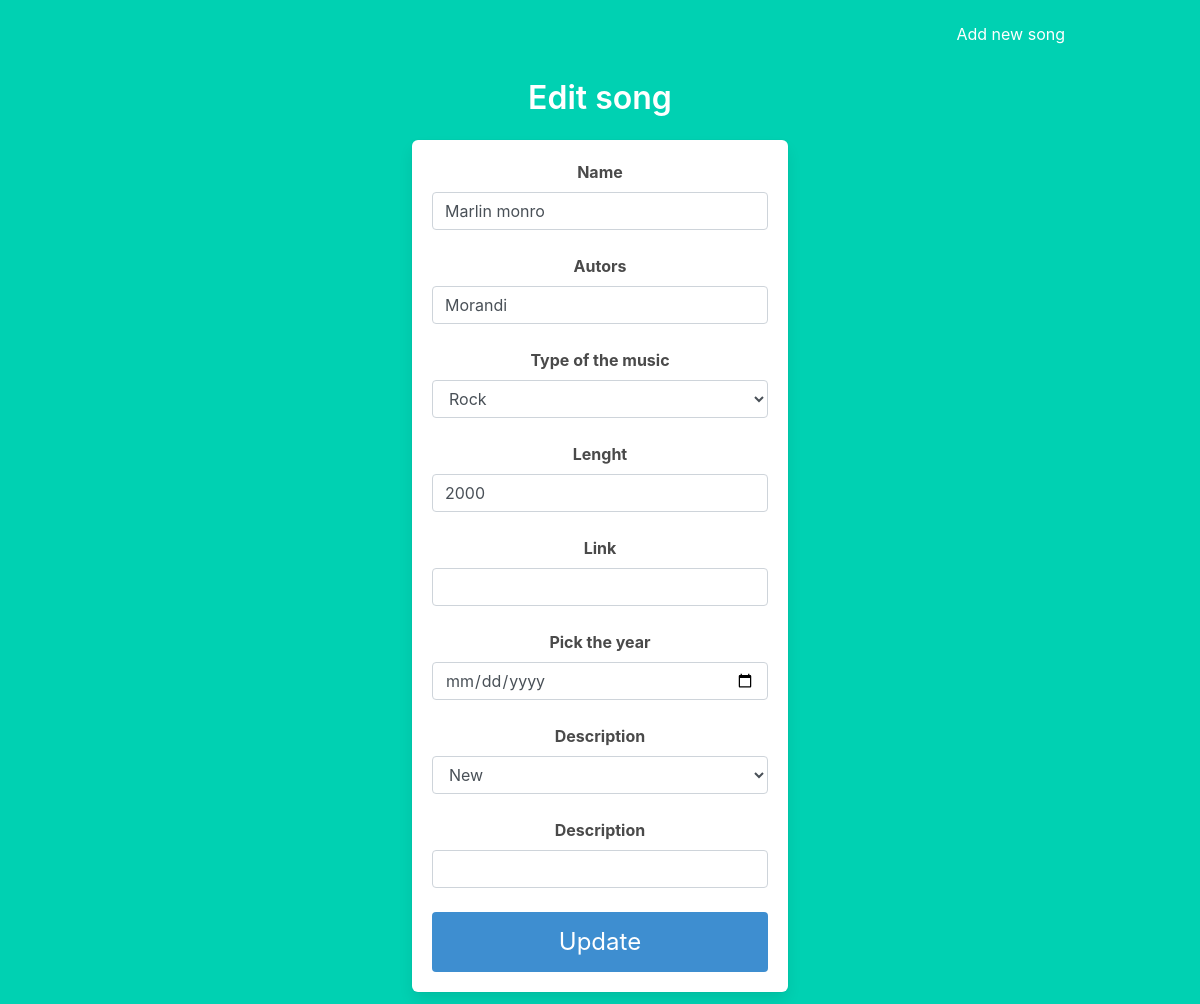
Screenshot of /edit/1 with the database file from the repository.
### app/models.py (models this page shows, shortened)
class Car(db.Model):
    __tablename__ = 'car'
    id = db.Column(db.Integer, primary_key=True)
    license_plate = db.Column(db.String(140))
    brand = db.Column(db.String(140))
    condition_id = db.Column(db.String(140))
    on_go = db.Column(db.Integer, db.ForeignKey('condition.id'))
    price = db.Column(db.String(64))
    link = db.Column(db.String(64))
    description = db.Column(db.String(640))
    prod_date = db.Column(db.DateTime)

### app/views.py (the view)
@app.route('/edit/<int:id>', methods=['GET', 'POST'])
def edit_car(id):
    available_cond = db.session.query(Condition).all()
    cond_list = [(i.id, i.name) for i in available_cond]
    form = EditSong()
    form.condition.choices = cond_list
    car = Car.query.filter_by(id=id).first()
    if form.validate_on_submit():
        car.license_plate = form.license_plate.data
        car.brand = form.brand.data
        car.condition_id = form.condition.data
        car.on_go = form.on_go.data
        car.price = form.price.data
        car.link = form.link.data
        car.description = form.description.data
        car.prod_date = form.prod_date.data
        flash("Post edited successfully")
        db.session.commit()
        redirect(url_for('main'))
    elif request.method == 'GET':
        form.license_plate.data = car.license_plate
        form.brand.data = car.brand
        form.condition.data = car.condition
        form.on_go.data = car.on_go
        form.link.data = car.link
        form.price.data = car.price
        form.description.data =car.description
    return render_template('edit_song.html', form=form, id=id)

### app/forms.py (shortened to what this page needs)
class EditSong(FlaskForm):
    license_plate = StringField('Name', validators=[DataRequired()])
    brand = StringField('Autors', validators=[DataRequired()])
    condition = SelectField('Description', coerce=int, validators=[InputRequired()])
    on_go = SelectField('Type of the music', choices=[('Rock', 'Rock'), ('Pop', 'Pop'), ('Funk', 'Funk')])
    price = StringField('Lenght', validators=[DataRequired()])
    link = StringField('Link', validators=[DataRequired()])
    description = StringField('Description', validators=[DataRequired()])
    prod_date = DateField('Pick the year', format='%Y-%m-%d')
    submit = SubmitField('Update')

### app/templates/edit_song.html (shortened to what this page needs)
{% extends "base.html" %}
{% block content %}
<div class="column is-4 is-offset-4">
    <div class="text-center">
        <h3 class="title">Edit song</h3>
        <div class="box">
        {% from "_render_field.html" import render_field %}
        <form action="{{url_for('edit_car', id=id)}}" method="post" novalidate>
            {{ render_field(form.license_plate) }}
            {{ render_field(form.brand) }}
            {{ render_field(form.on_go) }}
            {{ render_field(form.price) }}
            {{ render_field(form.link) }}
            {{ render_field(form.prod_date) }}
            {{ render_field(form.condition) }}
            {{ render_field(form.description) }}
            <p>{{ form.submit(class='button is-block is-info is-large is-fullwidth') }}</p>
        </form>
        </div>
    </div>
</div>
{% endblock %}

### app/templates/_render_field.html
{% macro render_field(field) %}
 <dt>{{ field.label }}
 <dt>{{ field(class='form-control') }}
{% if field.errors %}
        {% for error in field.errors %}
            <span style="color: red;">{{ error }}</span>
         {% endfor %}
{% else %}
<br>
{% endif %}
{% endmacro %}

### rows the page displays
Car: license_plate "Marlin monro", brand "Morandi", on_go "Rock", price "2000", condition "New"

### other values shown
{{ field.label }} "Name Autors Type of the music Lenght Link Pick the year Description Description"
